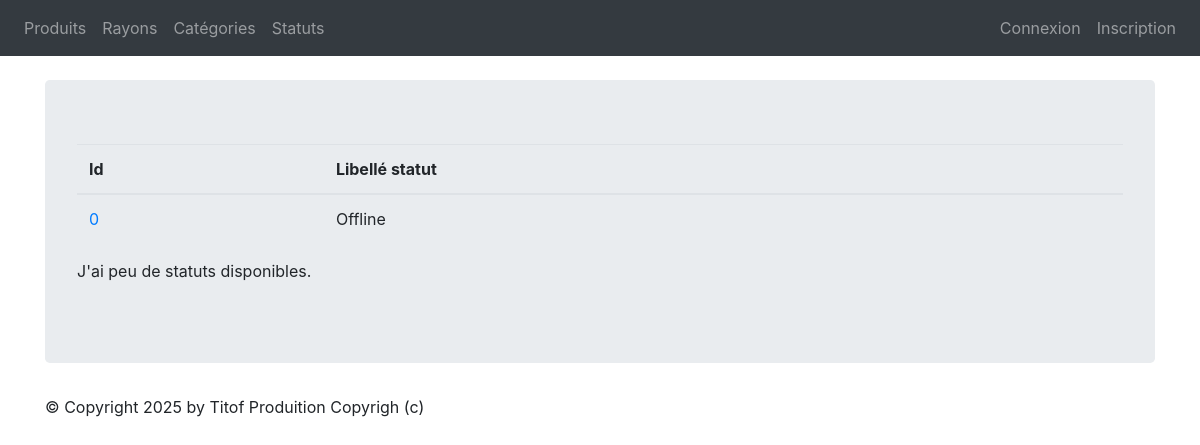
The page /monApp/statuts/ on the database as committed earlier.
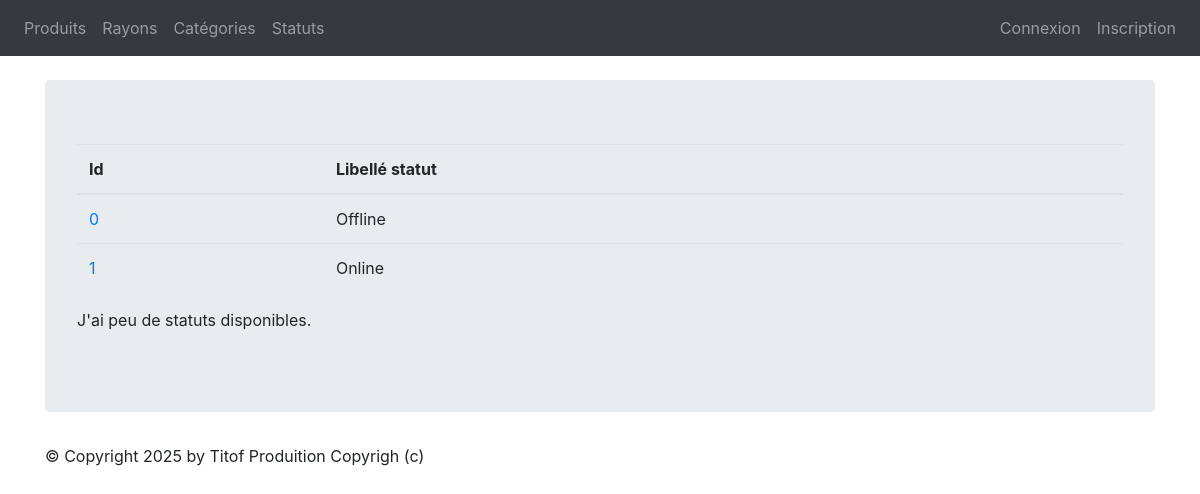
The same page on the database as committed later.
### monApp/models.py (models this page shows, shortened)
class Statut(models.Model):
    idStatus = models.AutoField(primary_key=True)
    libelleStatus = models.CharField(max_length=100)

### monApp/views.py (the view)
# urls.py: path("statuts/", views.ListStatuts, name="list_statuts"),
def ListStatuts(request):
    stats = Statut.objects.all()
    return render(request, 'list_statuts.html', {'stats': stats})

### monApp/templates/list_statuts.html
{% extends 'base.html' %}
{% block content %}
<table class="table">
    <thead>
        <th>Id</th>
        <th>Libellé statut</th>
    </thead>
    <tbody>
    {% for stat in stats %}
    <tr>
        <td><a href="{% url 'dtl_statut' stat.idStatus %}">{{ stat.idStatus }}</a></td>
        <td>{{ stat.libelleStatus }}</td>
    </tr>
    {% endfor %}
    </tbody>
</table>
<p>
J'ai
{% if stats|length < 5 %}
    peu de
{% elif stats|length < 10 %}
    quelques
{% else %}
    beaucoup de
{% endif %}
statuts disponibles.
</p>
{% endblock %}

Rows that differ between the two databases and show on the page:
added Statut: idStatus "1", libelleStatus "Online"
